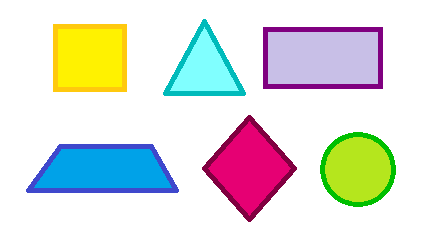
#> input picture Mision1-Control-de-Trayectoria/cva-others/imagen.jpg, 431 x 241 px
$ python test1.py
#> lines starting #> are read from the running program, lines starting #| are printed output that depends on the picture; after the words box and inside, x2 and y2 are one past the last pixel; in counts of white or black regions, pixels touching at a corner belong together
#> further down, image is the input picture: shape (241, 431, 3); mean B, G, R 219, 223.9, 222.5
import cv2
import numpy as np

def detect_shapes(image):
    # Convertir la imagen a escala de grises
    gray = cv2.cvtColor(image, cv2.COLOR_BGR2GRAY)
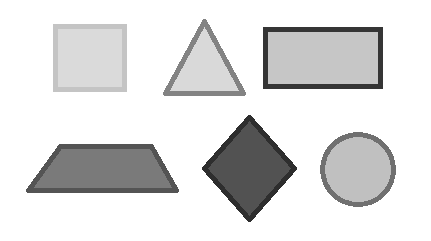
#> gray: shape (241, 431); min 46, max 255, mean 222.9

    # Aplicar detección de bordes Canny
    edges = cv2.Canny(gray, 50, 150)
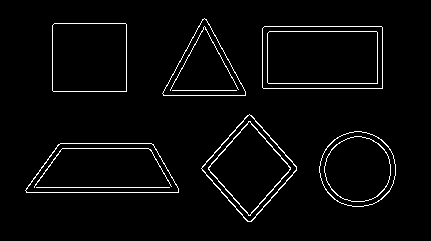
#> edges: shape (241, 431); 3.2% white in thin lines or dots, all inside (x1, y1, x2, y2) = (25, 18, 396, 222)

    # Encontrar contornos en los bordes detectados
    contours, _ = cv2.findContours(edges, cv2.RETR_EXTERNAL, cv2.CHAIN_APPROX_SIMPLE)
#> contours = 6 contours; box (x1, y1, x2, y2) and area: (262, 26, 383, 89) 7437, (25, 143, 179, 193) 6118, (201, 114, 297, 222) 5370, (52, 23, 127, 92) 5029, (319, 131, 396, 207) 4468, (162, 18, 246, 96) 3399

    widthDivThree = image.shape[1] // 3
#> widthDivThree = 143
    widthDivThreePtwo = widthDivThree * 2
#> widthDivThreePtwo = 286
    heightDivThree = image.shape[0] // 3
#> heightDivThree = 80
    heightDivThreePtwo = heightDivThree * 2
#> heightDivThreePtwo = 160

    for contour in contours:
        # Aproximar el contorno a una forma más simple
        approx = cv2.approxPolyDP(contour, 0.04 * cv2.arcLength(contour, True), True)

        # Determinar el tipo de forma
        sides = len(approx)
        shape = ""

        # Obtener dimensiones del rectángulo delimitador
        x, y, w, h = cv2.boundingRect(approx)

        # Obtener el perímetro del contorno
        perimeter = cv2.arcLength(contour, True)

        if sides == 3:
            # Calcular si es un triángulo equilátero
            if h - 0.5 <= perimeter / 3 <= h + 0.5:
                shape = "Triángulo"

        elif sides == 4:
            # Calcular el aspect ratio del rectángulo delimitador para verificar si es un cuadrado
            aspect_ratio = float(w) / h
            if 0.90 <= aspect_ratio <= 1.10:
                shape = "Cuadrado"

        elif sides == 5:
            shape = "Pentágono"

        # Obtener el centroide de la figura
        M = cv2.moments(contour)
        if M["m00"] != 0:
            cX = int(M["m10"] / M["m00"])
            cY = int(M["m01"] / M["m00"])
            if (cX >= widthDivThree and cX <= widthDivThreePtwo) and (cY >= heightDivThree and cY <= heightDivThreePtwo):
                if shape == "Cuadrado":
                    cv2.rectangle(image, (x, y), (x + w, y + h), (0, 255, 0), 4)
                    cv2.circle(image, (cX, cY), (x + w) // 100, (255, 128, 0), -1)
                    cv2.putText(image, "Cuadrado", (cX, cY), cv2.FONT_HERSHEY_SIMPLEX, 0.5, (0, 0, 0), 2)

                elif shape == "Triángulo":
                    cv2.drawContours(image, [contour], 0, (0, 255, 0), 2)
                    cv2.circle(image, (cX, cY), (x + w) // 100, (255, 128, 0), -1)
                    cv2.putText(image, "Triángulo", (cX, cY), cv2.FONT_HERSHEY_SIMPLEX, 0.5, (0, 0, 0), 2)

                elif shape == "Pentágono":
                    pass  # Puedes agregar tu implementación para el Pentágono aquí
#> this loop made 6 passes
#> (approx, sides, shape, x, y, w, h, perimeter) on passes 1, 3, 4, 5: ([[25, 190], [178, 192], [151, 143], [60, 143]], 4, '', 25, 143, 154, 50, 368.3), ([[249, 114], [201, 168], [247, 221], [296, 170]], 4, '', 201, 114, 96, 108, 296.2), ([[262, 28], [263, 88], [382, 88], [381, 26]], 4, '', 262, 26, 121, 63, 361.7), ([[52, 25], [53, 91], [126, 91], [125, 23]], 4, 'Cuadrado', 52, 23, 75, 69, 281.7)
#> (approx, sides, shape, x, y, w, h, perimeter) on pass 6: ([[206, 19], [163, 95], [245, 95]], 3, '', 163, 19, 83, 77, 272)

    return image

#Carga tu imagen aquí
image = cv2.imread('imagen.jpg')

# Llama a la función para detectar formas
imagen_detectada = detect_shapes(image)

# Muestra las formas detectadas
cv2.imshow('Formas Detectadas', imagen_detectada)
cv2.waitKey(0)
cv2.destroyAllWindows()

$ run again, with Mision1-Control-de-Trayectoria/cva-others/ima.jpg copied over Mision1-Control-de-Trayectoria/cva-others/imagen.jpg
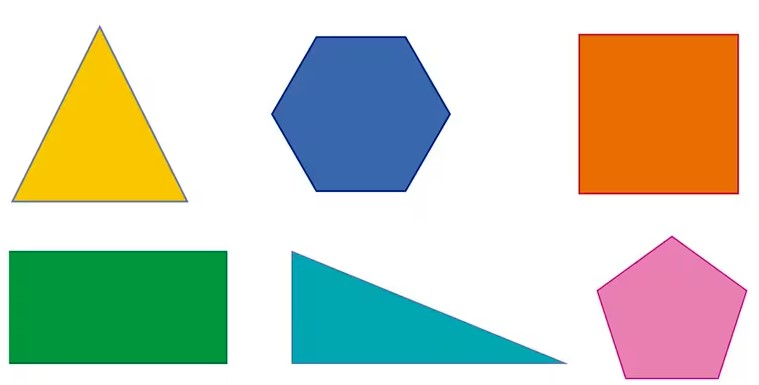
#> input picture Mision1-Control-de-Trayectoria/cva-others/ima.jpg, 759 x 385 px
#> image is the input picture: shape (385, 759, 3); mean B, G, R 188.2, 206.2, 201
#> in detect_shapes, `gray = cv2.cvtColor(image, cv2.COLOR_BGR2GRAY)`:
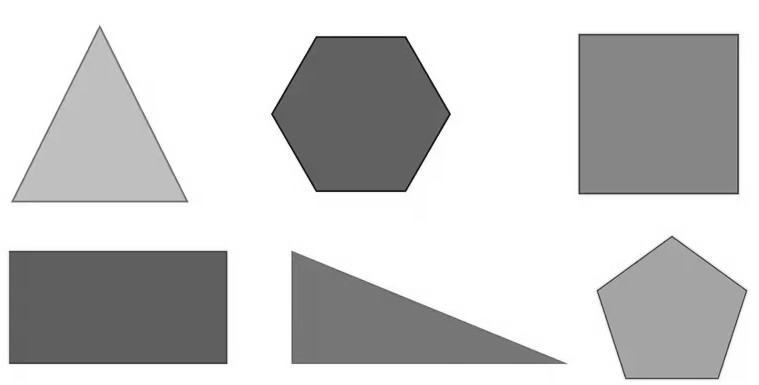
#> gray: shape (385, 759); min 9, max 255, mean 202.6
#> in detect_shapes, `edges = cv2.Canny(gray, 50, 150)`:
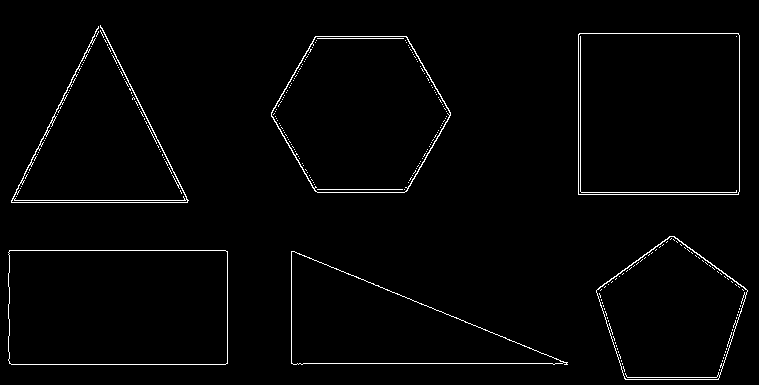
#> edges: shape (385, 759); 1.8% white in thin lines or dots, all inside (x1, y1, x2, y2) = (8, 25, 748, 380)
#> contours = 64 contours, 58 with area under 20; largest, box (x1, y1, x2, y2) and area: (578, 33, 740, 195) 25916, (8, 250, 228, 365) 24896, (271, 36, 451, 193) 21157, (291, 251, 568, 365) 15583, (596, 236, 748, 380) 15133, (11, 25, 189, 203) 551
#> the loop in detect_shapes, `for contour in contours:` made 64 passes
#> (approx, sides, shape, x, y, w, h, perimeter) on pass 2: ([[9, 250], [9, 363], [227, 363], [227, 251]], 4, '', 9, 250, 219, 114, 667.2)
